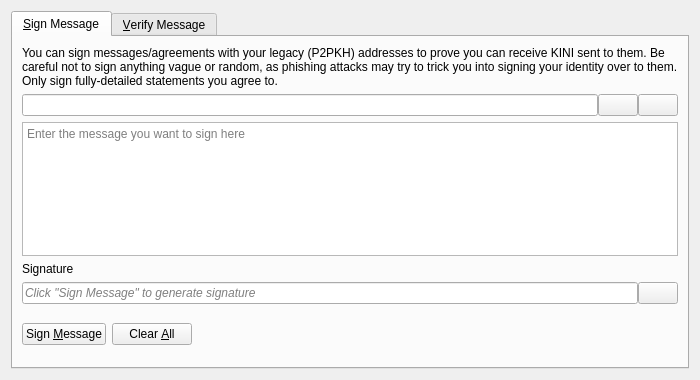
<?xml version="1.0" encoding="UTF-8"?>
<ui version="4.0">
 <class>SignVerifyMessageDialog</class>
 <widget class="QDialog" name="SignVerifyMessageDialog">
  <property name="geometry">
   <rect>
    <x>0</x>
    <y>0</y>
    <width>700</width>
    <height>380</height>
   </rect>
  </property>
  <property name="windowTitle">
   <string>Signatures - Sign / Verify a Message</string>
  </property>
  <property name="modal">
   <bool>true</bool>
  </property>
  <layout class="QVBoxLayout" name="verticalLayout">
   <item>
    <widget class="QTabWidget" name="tabWidget">
     <property name="currentIndex">
      <number>0</number>
     </property>
     <widget class="QWidget" name="tabSignMessage">
      <attribute name="title">
       <string>&amp;Sign Message</string>
      </attribute>
      <layout class="QVBoxLayout" name="verticalLayout_SM">
       <item>
        <widget class="QLabel" name="infoLabel_SM">
         <property name="text">
          <string>You can sign messages/agreements with your legacy (P2PKH) addresses to prove you can receive KINI sent to them. Be careful not to sign anything vague or random, as phishing attacks may try to trick you into signing your identity over to them. Only sign fully-detailed statements you agree to.</string>
         </property>
         <property name="textFormat">
          <enum>Qt::PlainText</enum>
         </property>
         <property name="wordWrap">
          <bool>true</bool>
         </property>
        </widget>
       </item>
       <item>
        <layout class="QHBoxLayout" name="horizontalLayout_1_SM">
         <property name="spacing">
          <number>0</number>
         </property>
         <item>
          <widget class="QValidatedLineEdit" name="addressIn_SM">
           <property name="toolTip">
            <string>The Bitkini address to sign the message with</string>
           </property>
          </widget>
         </item>
         <item>
          <widget class="QPushButton" name="addressBookButton_SM">
           <property name="toolTip">
            <string>Choose previously used address</string>
           </property>
           <property name="text">
            <string/>
           </property>
           <property name="icon">
            <iconset resource="../bitcoin.qrc">
             <normaloff>:/icons/address-book</normaloff>:/icons/address-book</iconset>
           </property>
           <property name="shortcut">
            <string>Alt+A</string>
           </property>
           <property name="autoDefault">
            <bool>false</bool>
           </property>
          </widget>
         </item>
         <item>
          <widget class="QPushButton" name="pasteButton_SM">
           <property name="toolTip">
            <string>Paste address from clipboard</string>
           </property>
           <property name="text">
            <string/>
           </property>
           <property name="icon">
            <iconset resource="../bitcoin.qrc">
             <normaloff>:/icons/editpaste</normaloff>:/icons/editpaste</iconset>
           </property>
           <property name="shortcut">
            <string>Alt+P</string>
           </property>
           <property name="autoDefault">
            <bool>false</bool>
           </property>
          </widget>
         </item>
        </layout>
       </item>
       <item>
        <widget class="QPlainTextEdit" name="messageIn_SM">
         <property name="toolTip">
          <string>Enter the message you want to sign here</string>
         </property>
         <property name="placeholderText">
          <string>Enter the message you want to sign here</string>
         </property>
        </widget>
       </item>
       <item>
        <widget class="QLabel" name="signatureLabel_SM">
         <property name="text">
          <string>Signature</string>
         </property>
         <property name="textFormat">
          <enum>Qt::PlainText</enum>
         </property>
        </widget>
       </item>
       <item>
        <layout class="QHBoxLayout" name="horizontalLayout_2_SM">
         <property name="spacing">
          <number>0</number>
         </property>
         <item>
          <widget class="QLineEdit" name="signatureOut_SM">
           <property name="placeholderText">
            <string>Click "Sign Message" to generate signature</string>
           </property>
           <property name="font">
            <font>
             <italic>true</italic>
            </font>
           </property>
           <property name="readOnly">
            <bool>true</bool>
           </property>
          </widget>
         </item>
         <item>
          <widget class="QPushButton" name="copySignatureButton_SM">
           <property name="toolTip">
            <string>Copy the current signature to the clipboard</string>
           </property>
           <property name="text">
            <string/>
           </property>
           <property name="icon">
            <iconset resource="../bitcoin.qrc">
             <normaloff>:/icons/editcopy</normaloff>:/icons/editcopy</iconset>
           </property>
           <property name="autoDefault">
            <bool>false</bool>
           </property>
          </widget>
         </item>
        </layout>
       </item>
       <item>
        <layout class="QHBoxLayout" name="horizontalLayout_3_SM">
         <item>
          <widget class="QPushButton" name="signMessageButton_SM">
           <property name="toolTip">
            <string>Sign the message to prove you own this Bitkini address</string>
           </property>
           <property name="text">
            <string>Sign &amp;Message</string>
           </property>
           <property name="icon">
            <iconset resource="../bitcoin.qrc">
             <normaloff>:/icons/edit</normaloff>:/icons/edit</iconset>
           </property>
           <property name="autoDefault">
            <bool>false</bool>
           </property>
          </widget>
         </item>
         <item>
          <widget class="QPushButton" name="clearButton_SM">
           <property name="toolTip">
            <string>Reset all sign message fields</string>
           </property>
           <property name="text">
            <string>Clear &amp;All</string>
           </property>
           <property name="icon">
            <iconset resource="../bitcoin.qrc">
             <normaloff>:/icons/remove</normaloff>:/icons/remove</iconset>
           </property>
           <property name="autoDefault">
            <bool>false</bool>
           </property>
          </widget>
         </item>
         <item>
          <spacer name="horizontalSpacer_1_SM">
           <property name="orientation">
            <enum>Qt::Horizontal</enum>
           </property>
           <property name="sizeHint" stdset="0">
            <size>
             <width>40</width>
             <height>48</height>
            </size>
           </property>
          </spacer>
         </item>
         <item>
          <widget class="QLabel" name="statusLabel_SM">
           <property name="font">
            <font>
             <weight>75</weight>
             <bold>true</bold>
            </font>
           </property>
           <property name="text">
            <string/>
           </property>
           <property name="wordWrap">
            <bool>true</bool>
           </property>
          </widget>
         </item>
         <item>
          <spacer name="horizontalSpacer_2_SM">
           <property name="orientation">
            <enum>Qt::Horizontal</enum>
           </property>
           <property name="sizeHint" stdset="0">
            <size>
             <width>40</width>
             <height>48</height>
            </size>
           </property>
          </spacer>
         </item>
        </layout>
       </item>
      </layout>
     </widget>
     <widget class="QWidget" name="tabVerifyMessage">
      <attribute name="title">
       <string>&amp;Verify Message</string>
      </attribute>
      <layout class="QVBoxLayout" name="verticalLayout_VM">
       <item>
        <widget class="QLabel" name="infoLabel_VM">
         <property name="text">
          <string>Enter the receiver's address, message (ensure you copy line breaks, spaces, tabs, etc. exactly) and signature below to verify the message. Be careful not to read more into the signature than what is in the signed message itself, to avoid being tricked by a man-in-the-middle attack. Note that this only proves the signing party receives with the address, it cannot prove sendership of any transaction!</string>
         </property>
         <property name="textFormat">
          <enum>Qt::PlainText</enum>
         </property>
         <property name="alignment">
          <set>Qt::AlignLeading|Qt::AlignLeft|Qt::AlignTop</set>
         </property>
         <property name="wordWrap">
          <bool>true</bool>
         </property>
        </widget>
       </item>
       <item>
        <layout class="QHBoxLayout" name="horizontalLayout_1_VM">
         <property name="spacing">
          <number>0</number>
         </property>
         <item>
          <widget class="QValidatedLineEdit" name="addressIn_VM">
           <property name="toolTip">
            <string>The Bitkini address the message was signed with</string>
           </property>
          </widget>
         </item>
         <item>
          <widget class="QPushButton" name="addressBookButton_VM">
           <property name="toolTip">
            <string>Choose previously used address</string>
           </property>
           <property name="text">
            <string/>
           </property>
           <property name="icon">
            <iconset resource="../bitcoin.qrc">
             <normaloff>:/icons/address-book</normaloff>:/icons/address-book</iconset>
           </property>
           <property name="shortcut">
            <string>Alt+A</string>
           </property>
           <property name="autoDefault">
            <bool>false</bool>
           </property>
          </widget>
         </item>
        </layout>
       </item>
       <item>
        <widget class="QPlainTextEdit" name="messageIn_VM">
          <property name="toolTip">
            <string>The signed message to verify</string>
          </property>
          <property name="placeholderText">
            <string>The signed message to verify</string>
          </property>
        </widget>
       </item>
       <item>
        <widget class="QValidatedLineEdit" name="signatureIn_VM">
          <property name="toolTip">
            <string>The signature given when the message was signed</string>
          </property>
          <property name="placeholderText">
            <string>The signature given when the message was signed</string>
          </property>
        </widget>
       </item>
       <item>
        <layout class="QHBoxLayout" name="horizontalLayout_2_VM">
         <item>
          <widget class="QPushButton" name="verifyMessageButton_VM">
           <property name="toolTip">
            <string>Verify the message to ensure it was signed with the specified Bitkini address</string>
           </property>
           <property name="text">
            <string>Verify &amp;Message</string>
           </property>
           <property name="icon">
            <iconset resource="../bitcoin.qrc">
             <normaloff>:/icons/transaction_0</normaloff>:/icons/transaction_0</iconset>
           </property>
           <property name="autoDefault">
            <bool>false</bool>
           </property>
          </widget>
         </item>
         <item>
          <widget class="QPushButton" name="clearButton_VM">
           <property name="toolTip">
            <string>Reset all verify message fields</string>
           </property>
           <property name="text">
            <string>Clear &amp;All</string>
           </property>
           <property name="icon">
            <iconset resource="../bitcoin.qrc">
             <normaloff>:/icons/remove</normaloff>:/icons/remove</iconset>
           </property>
           <property name="autoDefault">
            <bool>false</bool>
           </property>
          </widget>
         </item>
         <item>
          <spacer name="horizontalSpacer_1_VM">
           <property name="orientation">
            <enum>Qt::Horizontal</enum>
           </property>
           <property name="sizeHint" stdset="0">
            <size>
             <width>40</width>
             <height>48</height>
            </size>
           </property>
          </spacer>
         </item>
         <item>
          <widget class="QLabel" name="statusLabel_VM">
           <property name="font">
            <font>
             <weight>75</weight>
             <bold>true</bold>
            </font>
           </property>
           <property name="text">
            <string/>
           </property>
           <property name="wordWrap">
            <bool>true</bool>
           </property>
          </widget>
         </item>
         <item>
          <spacer name="horizontalSpacer_2_VM">
           <property name="orientation">
            <enum>Qt::Horizontal</enum>
           </property>
           <property name="sizeHint" stdset="0">
            <size>
             <width>40</width>
             <height>48</height>
            </size>
           </property>
          </spacer>
         </item>
        </layout>
       </item>
      </layout>
     </widget>
    </widget>
   </item>
  </layout>
 </widget>
 <customwidgets>
  <customwidget>
   <class>QValidatedLineEdit</class>
   <extends>QLineEdit</extends>
   <header>qt/qvalidatedlineedit.h</header>
  </customwidget>
 </customwidgets>
 <resources>
  <include location="../bitcoin.qrc"/>
 </resources>
 <connections/>
</ui>
